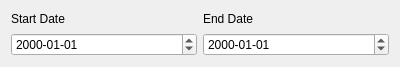
<?xml version="1.0" encoding="UTF-8"?>
<ui version="4.0">
 <class>Form</class>
 <widget class="QWidget" name="Form">
  <property name="geometry">
   <rect>
    <x>0</x>
    <y>0</y>
    <width>400</width>
    <height>67</height>
   </rect>
  </property>
  <property name="windowTitle">
   <string>Form</string>
  </property>
  <layout class="QGridLayout" name="gridLayout">
   <item row="0" column="0">
    <widget class="QLabel" name="label_start">
     <property name="text">
      <string>Start Date</string>
     </property>
    </widget>
   </item>
   <item row="0" column="1">
    <widget class="QLabel" name="label_end">
     <property name="text">
      <string>End Date</string>
     </property>
    </widget>
   </item>
   <item row="1" column="0">
    <widget class="QgsDateTimeEdit" name="date_start">
     <property name="minimumDateTime">
      <datetime>
       <hour>13</hour>
       <minute>0</minute>
       <second>0</second>
       <year>1971</year>
       <month>12</month>
       <day>30</day>
      </datetime>
     </property>
     <property name="minimumDate">
      <date>
       <year>1971</year>
       <month>12</month>
       <day>30</day>
      </date>
     </property>
     <property name="currentSection">
      <enum>QDateTimeEdit::YearSection</enum>
     </property>
     <property name="displayFormat">
      <string>yyyy-MM-dd</string>
     </property>
     <property name="timeSpec">
      <enum>Qt::UTC</enum>
     </property>
    </widget>
   </item>
   <item row="1" column="1">
    <widget class="QgsDateTimeEdit" name="date_end">
     <property name="minimumDateTime">
      <datetime>
       <hour>0</hour>
       <minute>0</minute>
       <second>0</second>
       <year>1972</year>
       <month>1</month>
       <day>1</day>
      </datetime>
     </property>
     <property name="minimumDate">
      <date>
       <year>1972</year>
       <month>1</month>
       <day>1</day>
      </date>
     </property>
     <property name="currentSection">
      <enum>QDateTimeEdit::YearSection</enum>
     </property>
     <property name="displayFormat">
      <string>yyyy-MM-dd</string>
     </property>
    </widget>
   </item>
  </layout>
 </widget>
 <customwidgets>
  <customwidget>
   <class>QgsDateTimeEdit</class>
   <extends>QDateTimeEdit</extends>
   <header>qgsdatetimeedit.h</header>
  </customwidget>
 </customwidgets>
 <resources/>
 <connections/>
</ui>
